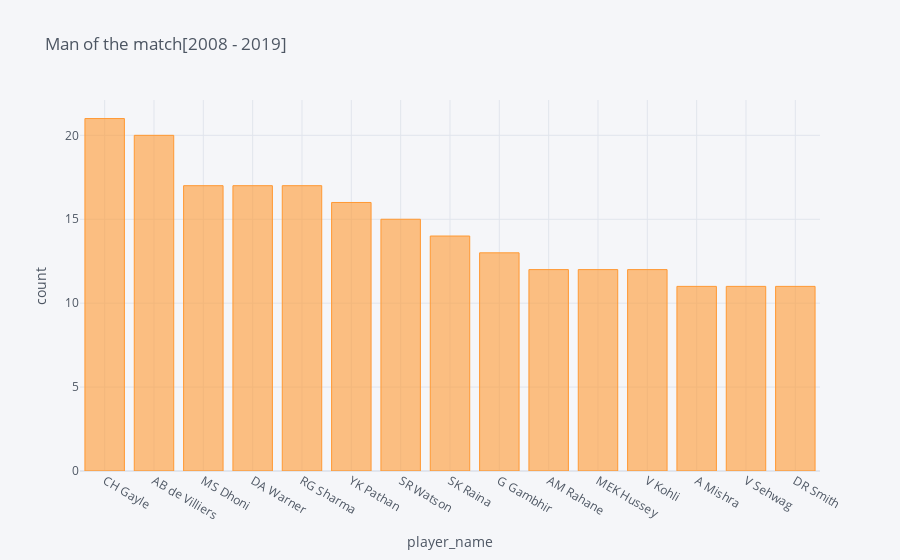

Notebook cell for this chart:
### Code cell
m_of_m_count.iplot(kind = 'bar' , x = 'player_name' , y = 'count' , title = 'Man of the match[2008 - 2019]' , xTitle = 'player_name' , yTitle = 'count')

### Figure 1 — Plotly figure (JSON) as saved in the notebook; plotly's stock layout.template omitted (floating-point values rounded to 4 significant figures)
{"data": [{"marker": {"color": "rgba(255, 153, 51, 0.6)", "line": {"color": "rgba(255, 153, 51, 1.0)", "width": 1}}, "name": "count", "orientation": "v", "text": "", "type": "bar", "x": ["CH Gayle", "AB de Villiers", "MS Dhoni", "DA Warner", "RG Sharma", "YK Pathan", "SR Watson", "SK Raina", "G Gambhir", "AM Rahane", "MEK Hussey", "V Kohli", "A Mishra", "V Sehwag", "DR Smith"], "y": [21, 20, 17, 17, 17, 16, 15, 14, 13, 12, 12, 12, 11, 11, 11]}], "layout": {"legend": {"bgcolor": "#F5F6F9", "font": {"color": "#4D5663"}}, "paper_bgcolor": "#F5F6F9", "plot_bgcolor": "#F5F6F9", "title": {"font": {"color": "#4D5663"}, "text": "Man of the match[2008 - 2019]"}, "xaxis": {"gridcolor": "#E1E5ED", "showgrid": true, "tickfont": {"color": "#4D5663"}, "title": {"font": {"color": "#4D5663"}, "text": "player_name"}, "zerolinecolor": "#E1E5ED"}, "yaxis": {"gridcolor": "#E1E5ED", "showgrid": true, "tickfont": {"color": "#4D5663"}, "title": {"font": {"color": "#4D5663"}, "text": "count"}, "zerolinecolor": "#E1E5ED"}}}
